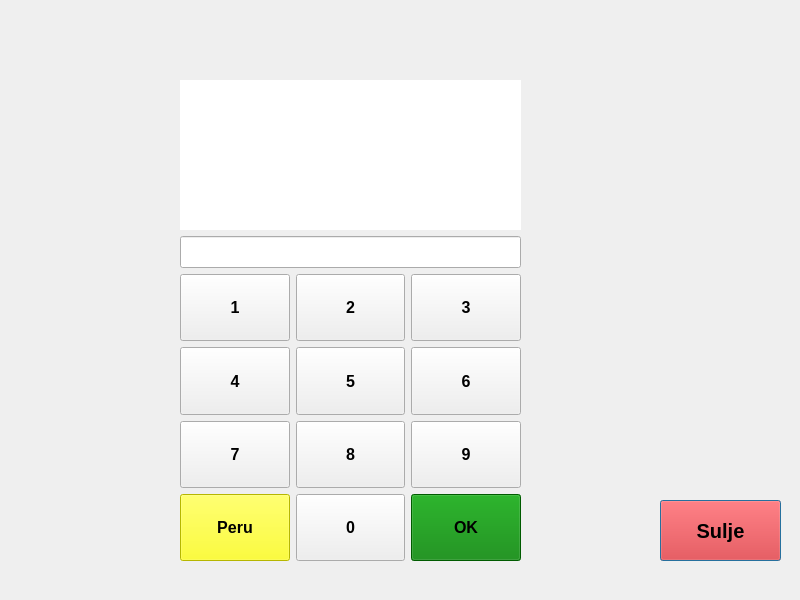
<?xml version="1.0" encoding="UTF-8"?>
<ui version="4.0">
 <class>TransferWindow</class>
 <widget class="QDialog" name="TransferWindow">
  <property name="geometry">
   <rect>
    <x>0</x>
    <y>0</y>
    <width>800</width>
    <height>600</height>
   </rect>
  </property>
  <property name="windowTitle">
   <string>Dialog</string>
  </property>
  <widget class="QPushButton" name="btn_close">
   <property name="geometry">
    <rect>
     <x>660</x>
     <y>500</y>
     <width>121</width>
     <height>61</height>
    </rect>
   </property>
   <property name="font">
    <font>
     <pointsize>15</pointsize>
     <bold>true</bold>
    </font>
   </property>
   <property name="styleSheet">
    <string notr="true">background: red;
color: black</string>
   </property>
   <property name="text">
    <string>Sulje</string>
   </property>
  </widget>
  <widget class="QWidget" name="">
   <property name="geometry">
    <rect>
     <x>180</x>
     <y>80</y>
     <width>341</width>
     <height>481</height>
    </rect>
   </property>
   <property name="sizePolicy">
    <sizepolicy hsizetype="MinimumExpanding" vsizetype="MinimumExpanding">
     <horstretch>0</horstretch>
     <verstretch>0</verstretch>
    </sizepolicy>
   </property>
   <layout class="QVBoxLayout" name="verticalLayout">
    <item>
     <widget class="QLabel" name="label_info">
      <property name="minimumSize">
       <size>
        <width>0</width>
        <height>150</height>
       </size>
      </property>
      <property name="font">
       <font>
        <family>Consolas</family>
        <pointsize>12</pointsize>
        <bold>true</bold>
       </font>
      </property>
      <property name="styleSheet">
       <string notr="true">background: white</string>
      </property>
      <property name="frameShape">
       <enum>QFrame::NoFrame</enum>
      </property>
      <property name="frameShadow">
       <enum>QFrame::Plain</enum>
      </property>
      <property name="text">
       <string/>
      </property>
      <property name="alignment">
       <set>Qt::AlignCenter</set>
      </property>
     </widget>
    </item>
    <item>
     <widget class="QLineEdit" name="lineEdit">
      <property name="font">
       <font>
        <pointsize>15</pointsize>
       </font>
      </property>
     </widget>
    </item>
    <item>
     <layout class="QGridLayout" name="gridLayout">
      <item row="1" column="1">
       <widget class="QPushButton" name="btn_5">
        <property name="sizePolicy">
         <sizepolicy hsizetype="MinimumExpanding" vsizetype="MinimumExpanding">
          <horstretch>0</horstretch>
          <verstretch>0</verstretch>
         </sizepolicy>
        </property>
        <property name="font">
         <font>
          <pointsize>12</pointsize>
          <bold>true</bold>
         </font>
        </property>
        <property name="text">
         <string>5</string>
        </property>
       </widget>
      </item>
      <item row="2" column="0">
       <widget class="QPushButton" name="btn_7">
        <property name="sizePolicy">
         <sizepolicy hsizetype="MinimumExpanding" vsizetype="MinimumExpanding">
          <horstretch>0</horstretch>
          <verstretch>0</verstretch>
         </sizepolicy>
        </property>
        <property name="font">
         <font>
          <pointsize>12</pointsize>
          <bold>true</bold>
         </font>
        </property>
        <property name="text">
         <string>7</string>
        </property>
       </widget>
      </item>
      <item row="1" column="0">
       <widget class="QPushButton" name="btn_4">
        <property name="sizePolicy">
         <sizepolicy hsizetype="MinimumExpanding" vsizetype="MinimumExpanding">
          <horstretch>0</horstretch>
          <verstretch>0</verstretch>
         </sizepolicy>
        </property>
        <property name="font">
         <font>
          <pointsize>12</pointsize>
          <bold>true</bold>
         </font>
        </property>
        <property name="text">
         <string>4</string>
        </property>
       </widget>
      </item>
      <item row="3" column="1">
       <widget class="QPushButton" name="btn_0">
        <property name="sizePolicy">
         <sizepolicy hsizetype="MinimumExpanding" vsizetype="MinimumExpanding">
          <horstretch>0</horstretch>
          <verstretch>0</verstretch>
         </sizepolicy>
        </property>
        <property name="font">
         <font>
          <pointsize>12</pointsize>
          <bold>true</bold>
         </font>
        </property>
        <property name="text">
         <string>0</string>
        </property>
       </widget>
      </item>
      <item row="0" column="1">
       <widget class="QPushButton" name="btn_2">
        <property name="sizePolicy">
         <sizepolicy hsizetype="MinimumExpanding" vsizetype="MinimumExpanding">
          <horstretch>0</horstretch>
          <verstretch>0</verstretch>
         </sizepolicy>
        </property>
        <property name="font">
         <font>
          <pointsize>12</pointsize>
          <bold>true</bold>
         </font>
        </property>
        <property name="text">
         <string>2</string>
        </property>
       </widget>
      </item>
      <item row="2" column="2">
       <widget class="QPushButton" name="btn_9">
        <property name="sizePolicy">
         <sizepolicy hsizetype="MinimumExpanding" vsizetype="MinimumExpanding">
          <horstretch>0</horstretch>
          <verstretch>0</verstretch>
         </sizepolicy>
        </property>
        <property name="font">
         <font>
          <pointsize>12</pointsize>
          <bold>true</bold>
         </font>
        </property>
        <property name="text">
         <string>9</string>
        </property>
       </widget>
      </item>
      <item row="0" column="0">
       <widget class="QPushButton" name="btn_1">
        <property name="sizePolicy">
         <sizepolicy hsizetype="MinimumExpanding" vsizetype="MinimumExpanding">
          <horstretch>0</horstretch>
          <verstretch>0</verstretch>
         </sizepolicy>
        </property>
        <property name="font">
         <font>
          <pointsize>12</pointsize>
          <bold>true</bold>
         </font>
        </property>
        <property name="text">
         <string>1</string>
        </property>
       </widget>
      </item>
      <item row="1" column="2">
       <widget class="QPushButton" name="btn_6">
        <property name="sizePolicy">
         <sizepolicy hsizetype="MinimumExpanding" vsizetype="MinimumExpanding">
          <horstretch>0</horstretch>
          <verstretch>0</verstretch>
         </sizepolicy>
        </property>
        <property name="font">
         <font>
          <pointsize>12</pointsize>
          <bold>true</bold>
         </font>
        </property>
        <property name="text">
         <string>6</string>
        </property>
       </widget>
      </item>
      <item row="3" column="2">
       <widget class="QPushButton" name="btn_ok">
        <property name="sizePolicy">
         <sizepolicy hsizetype="MinimumExpanding" vsizetype="MinimumExpanding">
          <horstretch>0</horstretch>
          <verstretch>0</verstretch>
         </sizepolicy>
        </property>
        <property name="font">
         <font>
          <pointsize>12</pointsize>
          <bold>true</bold>
         </font>
        </property>
        <property name="styleSheet">
         <string notr="true">background: green;
color: black</string>
        </property>
        <property name="text">
         <string>OK</string>
        </property>
       </widget>
      </item>
      <item row="2" column="1">
       <widget class="QPushButton" name="btn_8">
        <property name="sizePolicy">
         <sizepolicy hsizetype="MinimumExpanding" vsizetype="MinimumExpanding">
          <horstretch>0</horstretch>
          <verstretch>0</verstretch>
         </sizepolicy>
        </property>
        <property name="font">
         <font>
          <pointsize>12</pointsize>
          <bold>true</bold>
         </font>
        </property>
        <property name="text">
         <string>8</string>
        </property>
       </widget>
      </item>
      <item row="0" column="2">
       <widget class="QPushButton" name="btn_3">
        <property name="sizePolicy">
         <sizepolicy hsizetype="MinimumExpanding" vsizetype="MinimumExpanding">
          <horstretch>0</horstretch>
          <verstretch>0</verstretch>
         </sizepolicy>
        </property>
        <property name="font">
         <font>
          <pointsize>12</pointsize>
          <bold>true</bold>
         </font>
        </property>
        <property name="text">
         <string>3</string>
        </property>
       </widget>
      </item>
      <item row="3" column="0">
       <widget class="QPushButton" name="btn_clear">
        <property name="sizePolicy">
         <sizepolicy hsizetype="MinimumExpanding" vsizetype="MinimumExpanding">
          <horstretch>0</horstretch>
          <verstretch>0</verstretch>
         </sizepolicy>
        </property>
        <property name="font">
         <font>
          <pointsize>12</pointsize>
          <bold>true</bold>
         </font>
        </property>
        <property name="styleSheet">
         <string notr="true">background: yellow;
color: black</string>
        </property>
        <property name="text">
         <string>Peru</string>
        </property>
       </widget>
      </item>
     </layout>
    </item>
   </layout>
  </widget>
 </widget>
 <resources/>
 <connections/>
</ui>
